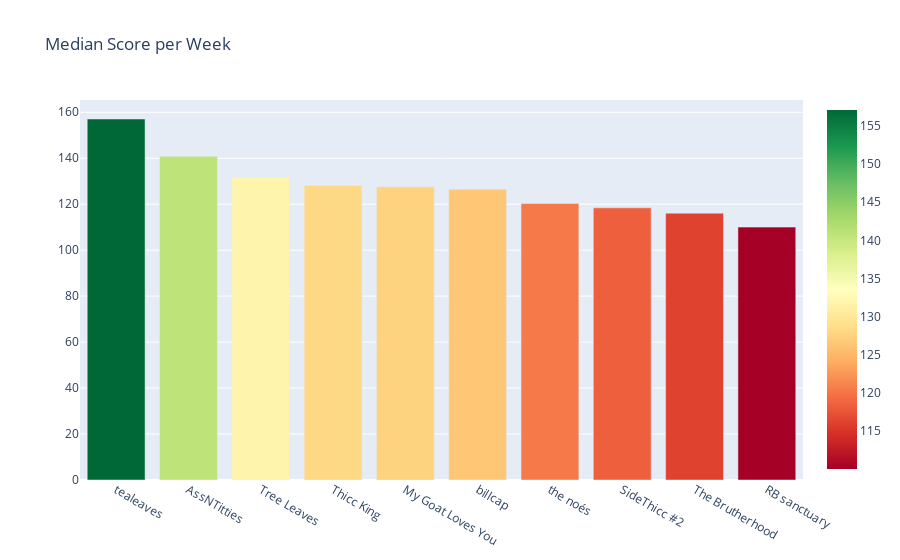

Notebook code for this chart:
### Code cell
fig = go.Figure()

fig.add_trace(
    go.Bar(x=list(weekly_medians.values()), y=list(weekly_medians.keys()), 
           marker=dict(color=list(weekly_medians.keys()), coloraxis="coloraxis"))
)

fig.update_layout(coloraxis=dict(colorscale=px.colors.diverging.RdYlGn), 
                  title="Median Score per Week", 
                  showlegend=False, 
                  xaxis={'categoryorder':'total descending'},
                 )

fig.show()

### Figure 1 — Plotly figure (JSON) as saved in the notebook; plotly's stock layout.template omitted (floating-point values rounded to 4 significant figures)
{"data": [{"marker": {"color": [127.6, 110.0, 116.1, 131.8, 120.3, 140.8, 126.5, 128.2, 157.1, 118.4], "coloraxis": "coloraxis"}, "type": "bar", "x": ["My Goat Loves You", "RB sanctuary", "The Brutherhood", "Tree Leaves", "the noés", "AssNTitties", "billcap", "Thicc King", "tealeaves", "SideThicc #2"], "y": [127.6, 110.0, 116.1, 131.8, 120.3, 140.8, 126.5, 128.2, 157.1, 118.4]}], "layout": {"coloraxis": {"colorscale": [[0, "rgb(165,0,38)"], [0.1, "rgb(215,48,39)"], [0.2, "rgb(244,109,67)"], [0.3, "rgb(253,174,97)"], [0.4, "rgb(254,224,139)"], [0.5, "rgb(255,255,191)"], [0.6, "rgb(217,239,139)"], [0.7, "rgb(166,217,106)"], [0.8, "rgb(102,189,99)"], [0.9, "rgb(26,152,80)"], [1, "rgb(0,104,55)"]]}, "showlegend": false, "title": {"text": "Median Score per Week"}, "xaxis": {"categoryorder": "total descending"}}}
